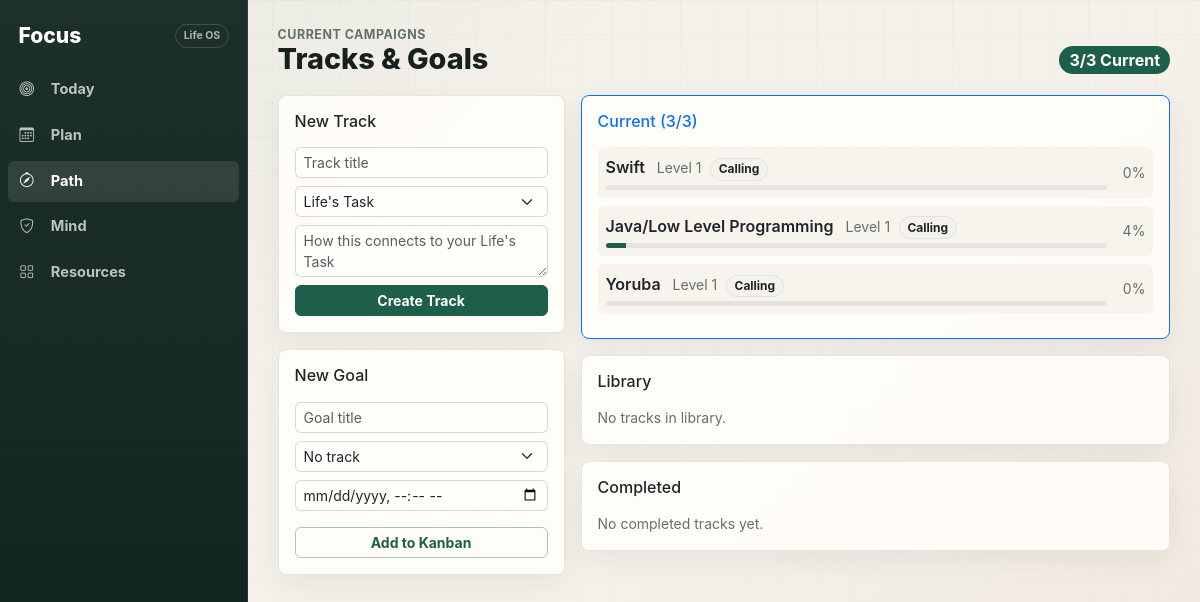
Page /tracks on the committed database.
### models.py (models this page shows)
class Track(db.Model):
    __tablename__ = "tracks"
    id = db.Column(db.String(36), primary_key=True, default=new_uuid)
    title = db.Column(db.String(200), nullable=False)
    status = db.Column(db.String(20), default="library")  # library, current, completed
    level = db.Column(db.Integer, default=1)
    mastery_phase = db.Column(db.String(40), default="calling")
    life_task_link = db.Column(db.Text, default="")
    calendar_block_id = db.Column(db.String(36), db.ForeignKey("calendar_blocks.id"), nullable=True)
    completed_at = db.Column(db.DateTime, nullable=True)
    created_at = db.Column(db.DateTime, default=datetime.utcnow)
    checkpoints = db.relationship("Checkpoint", backref="track", lazy=True, cascade="all, delete-orphan")
    goals = db.relationship("Goal", backref="track", lazy=True)
    skill_nodes = db.relationship("SkillNode", backref="track", lazy=True, cascade="all, delete-orphan")
    practice_sessions = db.relationship("PracticeSession", backref="track", lazy=True, cascade="all, delete-orphan")
    mentors = db.relationship("Mentor", backref="track", lazy=True, cascade="all, delete-orphan")
    purpose_reviews = db.relationship("PurposeReview", backref="track", lazy=True, cascade="all, delete-orphan")
    stakeholders = db.relationship("Stakeholder", backref="track", lazy=True, cascade="all, delete-orphan")
    calendar_block = db.relationship("CalendarBlock", backref="tracks")
    @property
    def completion_pct(self):
        if not self.checkpoints:
            return 0
        done = sum(1 for c in self.checkpoints if c.completed)
        return round((done / len(self.checkpoints)) * 100)

class Checkpoint(db.Model):
    __tablename__ = "checkpoints"
    id = db.Column(db.String(36), primary_key=True, default=new_uuid)
    track_id = db.Column(db.String(36), db.ForeignKey("tracks.id"), nullable=False)
    title = db.Column(db.String(200), nullable=False)
    description = db.Column(db.Text, default="")
    checkpoint_type = db.Column(db.String(40), default="fundamental_drill")
    target_date = db.Column(db.Date, nullable=True)
    completed = db.Column(db.Boolean, default=False)
    is_goal = db.Column(db.Boolean, default=False)  # True when equipped as a goal
    created_at = db.Column(db.DateTime, default=datetime.utcnow)

### app.py (the view)
@app.route("/tracks")
def tracks_index():
    library = Track.query.filter_by(status="library").order_by(Track.created_at.desc()).all()
    current = Track.query.filter_by(status="current").order_by(Track.created_at.desc()).all()
    completed = Track.query.filter_by(status="completed").order_by(Track.completed_at.desc()).all()
    all_tracks = Track.query.all()
    goals_no_track = Goal.query.filter_by(track_id=None).order_by(Goal.created_at.desc()).all()
    return render_template("tracks/index.html",
        library=library, current=current, completed=completed,
        all_tracks=all_tracks, goals_no_track=goals_no_track,
        current_count=len(current)
    )

### templates/tracks/index.html (shortened to what this page needs)
{% extends "base.html" %}
{% block content %}
<div class="focus-page-title">
  <div>
    <div class="focus-kicker">Current campaigns</div>
    <h2 class="focus-display mb-0">Tracks &amp; Goals</h2>
  </div>
  <span class="badge bg-primary fs-6">{{ current_count }}/3 Current</span>
</div>
<div class="row g-3">
  <div class="col-12 col-md-4">
    <div class="card p-3 mb-3">
      <h6 class="mb-3">New Track</h6>
      <form method="post" action="{{ url_for('create_track') }}">
        <div class="mb-2">
          <input type="text" name="title" class="form-control form-control-sm" placeholder="Track title" required>
        </div>
        <div class="mb-2">
          <select name="mastery_phase" class="form-select form-select-sm">
            <option value="calling">Life's Task</option>
          </select>
        </div>
        <div class="mb-2">
          <textarea name="life_task_link" class="form-control form-control-sm" rows="2"
            placeholder="How this connects to your Life's Task"></textarea>
        </div>
        <button class="btn btn-primary btn-sm w-100">Create Track</button>
      </form>
    </div>
    <div class="card p-3">
      <h6 class="mb-3">New Goal</h6>
      <form method="post" action="{{ url_for('create_goal') }}">
        <div class="mb-2">
          <input type="text" name="title" class="form-control form-control-sm" placeholder="Goal title" required>
        </div>
        <div class="mb-2">
          <select name="track_id" class="form-select form-select-sm">
            <option value="">No track</option>
          </select>
        </div>
        <div class="mb-3">
          <input type="datetime-local" name="due_at" class="form-control form-control-sm">
        </div>
        <button class="btn btn-outline-primary btn-sm w-100">Add to Kanban</button>
      </form>
    </div>
  </div>
  <div class="col-12 col-md-8">
    <div class="card p-3 mb-3 border-primary">
      <h6 class="mb-3 text-primary">Current ({{ current_count }}/3)</h6>
      {% if current %}
        {% for track in current %}
          <div class="d-flex align-items-center p-2 mb-2 rounded bg-light">
            <div class="flex-grow-1" style="min-width:0;">
              <a href="{{ url_for('track_detail', id=track.id) }}" class="fw-semibold text-decoration-none text-dark">
                {{ track.title }}
              </a>
              <span class="text-muted small ms-2">Level {{ track.level }}</span>
              <span class="badge bg-light text-dark border ms-1">{{ track.mastery_phase.replace('_', ' ').title() }}</span>
              <div class="progress mt-1" style="height:5px;">
                <div class="progress-bar" style="width:{{ track.completion_pct }}%"></div>
              </div>
            </div>
            <span class="ms-3 text-muted small flex-shrink-0">{{ track.completion_pct }}%</span>
          </div>
        {% endfor %}
      {% else %}
        <p class="text-muted small mb-0">No current tracks. Promote one from your library.</p>
      {% endif %}
    </div>
    <div class="card p-3 mb-3">
      <h6 class="mb-3">Library</h6>
      {% if library %}
        {% for track in library %}
          <div class="d-flex align-items-center p-2 mb-1 rounded bg-light">
            <a href="{{ url_for('track_detail', id=track.id) }}"
              class="flex-grow-1 fw-semibold text-decoration-none text-dark" style="min-width:0;">
              {{ track.title }} <span class="text-muted small">Level {{ track.level }}</span>
              <span class="badge bg-light text-dark border ms-1">{{ track.mastery_phase.replace('_', ' ').title() }}</span>
            </a>
            {% if current_count < 3 %}
              <form method="post" action="{{ url_for('change_track_status', id=track.id) }}" class="ms-2 flex-shrink-0">
                <input type="hidden" name="status" value="current">
                <button class="btn btn-sm btn-outline-primary py-0">Set Current</button>
              </form>
            {% else %}
              <span class="text-muted small ms-2 flex-shrink-0">Limit reached</span>
            {% endif %}
          </div>
        {% endfor %}
      {% else %}
        <p class="text-muted small mb-0">No tracks in library.</p>
      {% endif %}
    </div>
    <div class="card p-3">
      <h6 class="mb-3">Completed</h6>
      {% if completed %}
        {% for track in completed %}
          <div class="d-flex align-items-center p-2 mb-1 rounded bg-light">
            <a href="{{ url_for('track_detail', id=track.id) }}"
              class="flex-grow-1 text-decoration-none text-muted" style="min-width:0;">
              <i class="bi bi-check-circle-fill text-success me-2"></i>
              {{ track.title }}
              <span class="small ms-2">{{ track.completed_at.strftime('%b %d, %Y') }}</span>
            </a>
          </div>
        {% endfor %}
      {% else %}
        <p class="text-muted small mb-0">No completed tracks yet.</p>
      {% endif %}
    </div>
  </div>
</div>
{% endblock %}

### static/focus.css (style rules this page uses)
:root { --bg: #f4f1ea; --surface: #fffdf8; --ink: #18201d; --muted: #66706a; --line: rgba(24, 32, 29, .11); --brand: #1d5f4a; --brand-2: #255f8f; --accent: #b56b37; --danger: #9d3f3f; --rail: #10231e; --shadow: 0 18px 44px rgba(23, 36, 31, .08); --shadow-soft: 0 10px 28px rgba(23, 36, 31, .06); --radius: 8px; --radius-sm: 6px; --desktop-rail: 248px; --mobile-nav-h: 68px; --font: Inter, ui-sans-serif, system-ui, -apple-system, BlinkMacSystemFont, "Segoe UI", sans-serif; }
*, *::before, *::after { box-sizing: border-box; }
html { min-height: 100%; }
body { min-height: 100vh; margin: 0; color: var(--ink); background: linear-gradient(135deg, rgba(29, 95, 74, .06), transparent 34%), linear-gradient(315deg, rgba(181, 107, 55, .07), transparent 42%), var(--bg); font-family: var(--font); overflow-x: hidden; -webkit-text-size-adjust: 100%; }
body::before { content: ""; position: fixed; inset: 0; pointer-events: none; background-image: linear-gradient(rgba(24, 32, 29, .028) 1px, transparent 1px), linear-gradient(90deg, rgba(24, 32, 29, .025) 1px, transparent 1px); background-size: 34px 34px; mask-image: linear-gradient(to bottom, rgba(0,0,0,.8), rgba(0,0,0,.08)); }
a { color: var(--brand); }
h1, h2, h3, h4, h5, h6 { letter-spacing: 0; }
.card { border: 1px solid var(--line); border-radius: var(--radius); background: rgba(255, 253, 248, .94); box-shadow: var(--shadow-soft); }
.bg-light { background-color: rgba(244, 241, 234, .72) !important; }
.text-muted { color: var(--muted) !important; }
.btn { border-radius: var(--radius-sm); font-weight: 650; letter-spacing: 0; }
.btn-primary, .bg-primary, .progress-bar { background-color: var(--brand) !important; border-color: var(--brand) !important; }
.btn-outline-primary { color: var(--brand); border-color: rgba(29, 95, 74, .36); }
.form-control, .form-select { border-color: rgba(24, 32, 29, .16); border-radius: var(--radius-sm); background-color: #fffefb; }
.progress { background: rgba(24, 32, 29, .08); border-radius: 999px; }
.badge { border-radius: 999px; font-weight: 650; }
.focus-page-title { display: flex; align-items: end; justify-content: space-between; gap: 1rem; margin-bottom: 1.35rem; }
.focus-kicker { color: var(--muted); font-size: .78rem; font-weight: 700; letter-spacing: .04em; text-transform: uppercase; }
.focus-display { font-size: clamp(1.6rem, 2.4vw, 2.7rem); font-weight: 780; line-height: 1.02; }
@media (min-width: 1200px) { body { height: 100vh; overflow: hidden; } }
@media (prefers-reduced-motion: no-preference) { .card, .btn, .nav-link, .form-control, .form-select { transition: background-color .16s ease, border-color .16s ease, box-shadow .16s ease, transform .16s ease, color .16s ease; } }

### rows in the picture
Track: title "Swift", level "1", mastery_phase.replace "Calling", completion_pct "0"
Track: title "Java/Low Level Programming", level "1", mastery_phase.replace "Calling", completion_pct "4"
Track: title "Yoruba", level "1", mastery_phase.replace "Calling", completion_pct "0"

### other values in the picture
{{ current_count }} "3"
